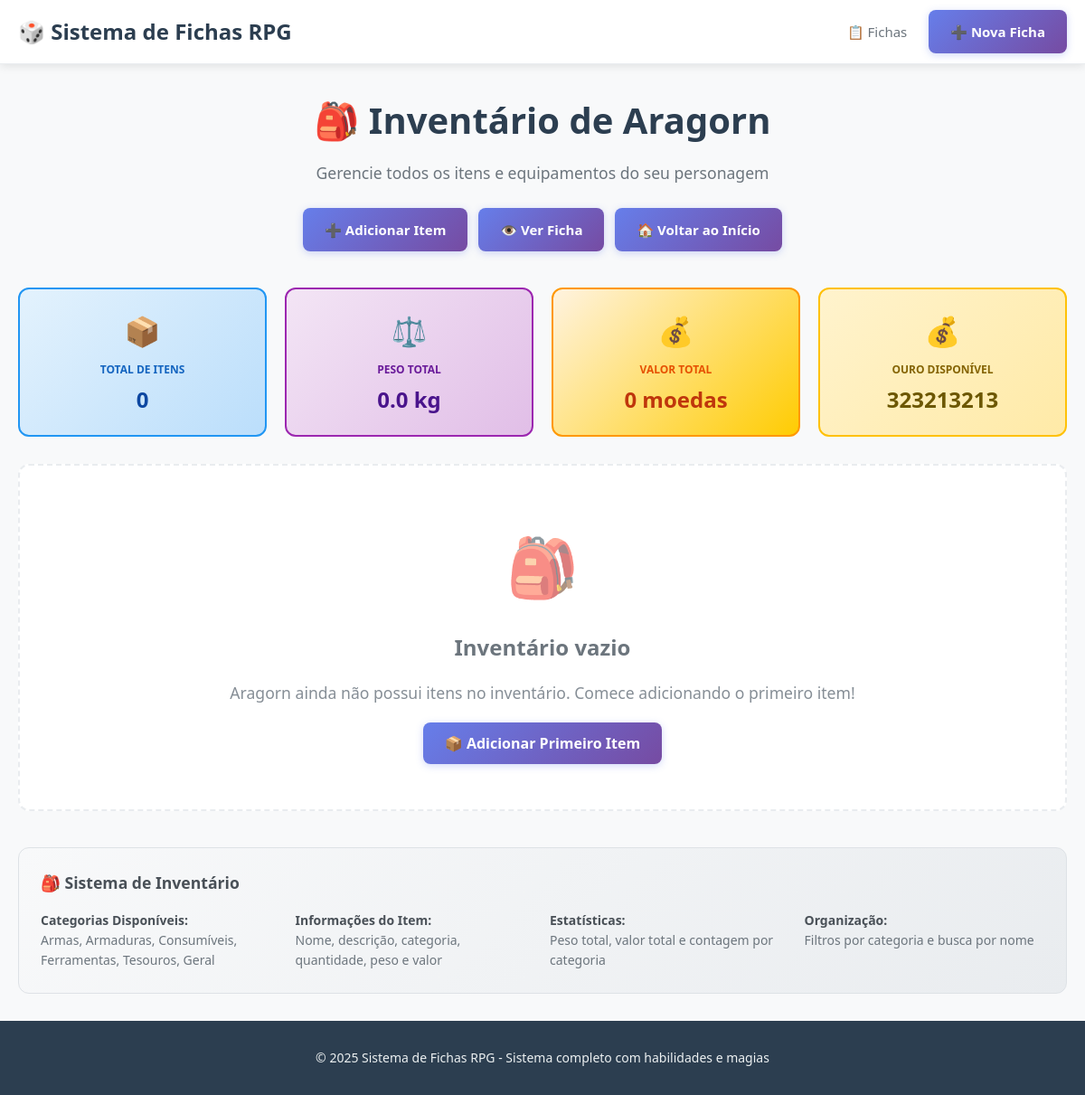
Page /inventario/1 on the earlier database version.
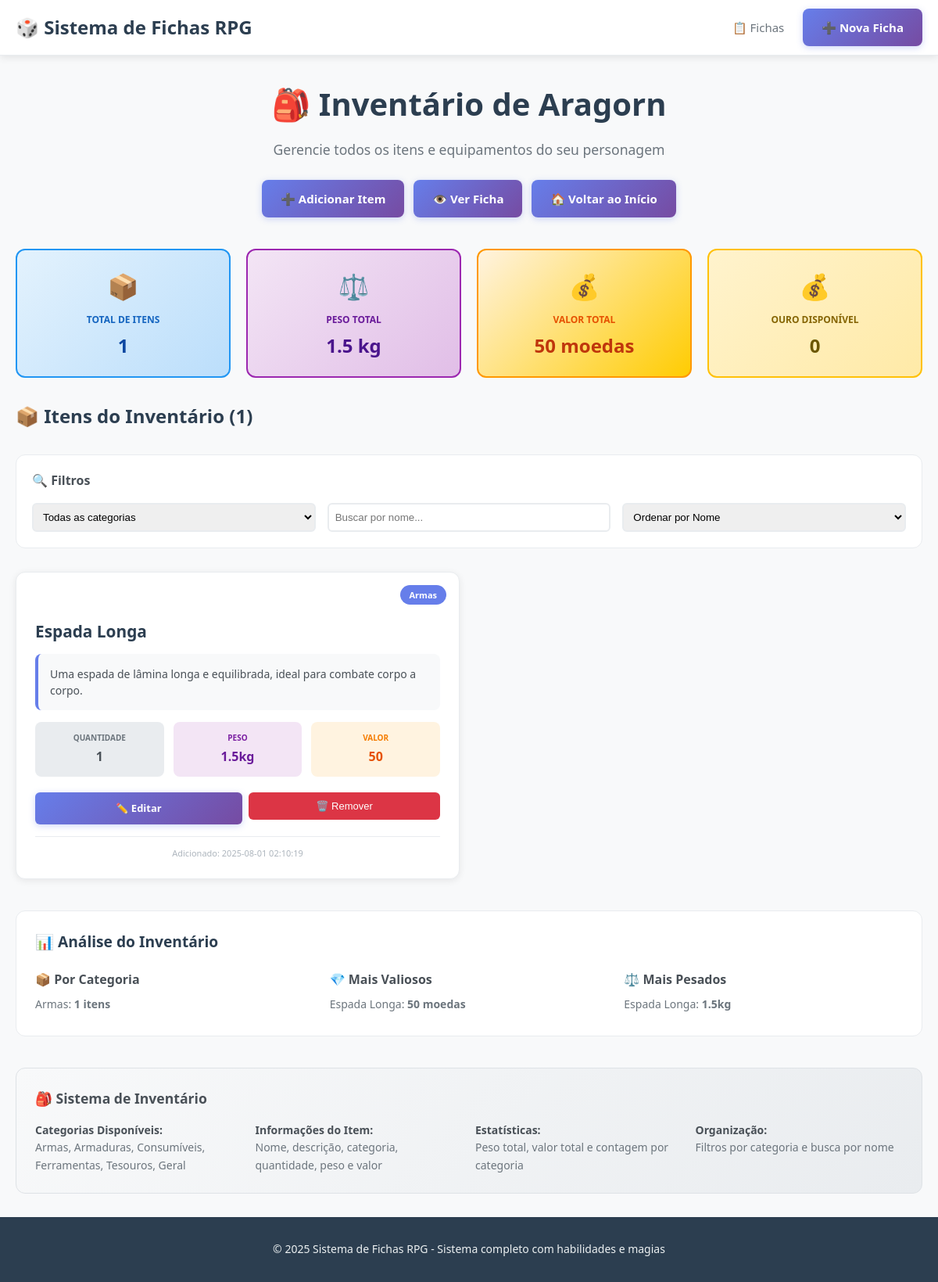
Same page on the later database version.
### tables this page shows
CREATE TABLE fichas (
            id INTEGER PRIMARY KEY AUTOINCREMENT,
            
            -- INFORMAÇÕES BÁSICAS
            nome TEXT NOT NULL,
            tipo_corpo TEXT NOT NULL,
            classe TEXT NOT NULL,
            categoria TEXT NOT NULL,
            historia TEXT,
            elemento TEXT NOT NULL,
            ouro INTEGER DEFAULT 0,
            
            -- STATUS
            vida_atual INTEGER DEFAULT 10,
            vida_maxima INTEGER DEFAULT 10,
            mana_atual INTEGER DEFAULT 10,
            mana_maxima INTEGER DEFAULT 10,
            vigor_atual INTEGER DEFAULT 10,
            vigor_maximo INTEGER DEFAULT 10,
            sanidade_atual INTEGER DEFAULT 100,
            sanidade_maxima INTEGER DEFAULT 100,
            deslocamento INTEGER DEFAULT 0,
            resistencia INTEGER DEFAULT 5,
            armadura_fisica INTEGER DEFAULT 0,
            armadura_magica INTEGER DEFAULT 0,
            
            -- ATRIBUTOS
            forca INTEGER DEFAULT 0,
            destreza INTEGER DEFAULT 0,
            magia INTEGER DEFAULT 0,
            constituicao INTEGER DEFAULT 0,
            agilidade INTEGER DEFAULT 0,
            sabedoria INTEGER DEFAULT 0,
            carisma INTEGER DEFAULT 0,
            fe INTEGER DEFAULT 0,
            
            -- EQUIPAMENTOS
            armadura TEXT,
            arma TEXT,
            complemento TEXT,
            amuleto1 TEXT,
            amuleto2 TEXT,
            
            -- PROFICIÊNCIAS (0-5)
            prof_sobrevivencia INTEGER DEFAULT 0,
            prof_botanica INTEGER DEFAULT 0,
            prof_culinaria INTEGER DEFAULT 0,
            prof_religiao INTEGER DEFAULT 0,
            prof_pescaria INTEGER DEFAULT 0,
            prof_ferraria INTEGER DEFAULT 0,
            prof_artesanato INTEGER DEFAULT 0,
            prof_mixologia INTEGER DEFAULT 0,
            prof_musica INTEGER DEFAULT 0,
            prof_jogos_azar INTEGER DEFAULT 0,
            prof_rataria INTEGER DEFAULT 0,
            prof_navegacao INTEGER DEFAULT 0,
            prof_sacratismo INTEGER DEFAULT 0,
            prof_demonologia INTEGER DEFAULT 0,
            prof_guerra INTEGER DEFAULT 0,
            prof_acrobacia INTEGER DEFAULT 0,
            prof_combate_desarmado INTEGER DEFAULT 0,
            prof_armas_leves INTEGER DEFAULT 0,
            prof_armas_pesadas INTEGER DEFAULT 0,
            prof_armas_longa_distancia INTEGER DEFAULT 0,
            prof_arremesso INTEGER DEFAULT 0,
            
            -- PERÍCIAS MÁGICAS (0-5)
            per_maguslogia INTEGER DEFAULT 0,
            per_magia_elemental INTEGER DEFAULT 0,
            per_magia_obscura INTEGER DEFAULT 0,
            per_magia_estimulo INTEGER DEFAULT 0,
            per_magia_territorial INTEGER DEFAULT 0,
            
            -- RODA DE HABILIDADES
            habilidade_slot_1 INTEGER,
            habilidade_slot_2 INTEGER,
            habilidade_slot_3 INTEGER,
            habilidade_slot_4 INTEGER,
            habilidade_classe INTEGER,
            
            -- METADADOS
            criado_em TIMESTAMP DEFAULT CURRENT_TIMESTAMP,
            atualizado_em TIMESTAMP DEFAULT CURRENT_TIMESTAMP
        );

CREATE TABLE inventario (
            id INTEGER PRIMARY KEY AUTOINCREMENT,
            ficha_id INTEGER NOT NULL,
            
            -- INFORMAÇÕES DO ITEM
            nome TEXT NOT NULL,
            descricao TEXT NOT NULL,
            categoria TEXT DEFAULT 'Geral',
            quantidade INTEGER DEFAULT 1,
            peso REAL DEFAULT 0.0,
            valor INTEGER DEFAULT 0,
            
            -- METADADOS
            criado_em TIMESTAMP DEFAULT CURRENT_TIMESTAMP,
            atualizado_em TIMESTAMP DEFAULT CURRENT_TIMESTAMP,
            
            FOREIGN KEY (ficha_id) REFERENCES fichas(id) ON DELETE CASCADE
        );

### sistema.py (the view)
@app.route('/inventario/<int:ficha_id>')
def gerenciar_inventario(ficha_id):
    conn = get_db_connection()
    try:
        ficha = conn.execute('SELECT * FROM fichas WHERE id = ?', (ficha_id,)).fetchone()
        if ficha is None:
            flash('Ficha não encontrada!', 'error')
            return redirect(url_for('index'))
        itens = conn.execute('''
            SELECT * FROM inventario
            WHERE ficha_id = ?
            ORDER BY categoria, nome
        ''', (ficha_id,)).fetchall()
        total_itens = len(itens)
        peso_total = sum(item['peso'] * item['quantidade'] for item in itens)
        valor_total = sum(item['valor'] * item['quantidade'] for item in itens)
        estatisticas = {
            'total_itens': total_itens,
            'peso_total': peso_total,
            'valor_total': valor_total
        }
        return render_template('gerenciar_inventario.html',
                             ficha=ficha,
                             itens=itens,
                             estatisticas=estatisticas)
    except Exception as e:
        print(f"Erro ao gerenciar inventário: {e}")
        flash(f'Erro ao carregar inventário: {str(e)}', 'error')
        return redirect(url_for('visualizar_ficha', ficha_id=ficha_id))
    finally:
        conn.close()

### sistema.py (called while the page is built)
def get_db_connection():
    conn = sqlite3.connect(DATABASE)
    conn.row_factory = sqlite3.Row
    return conn

### templates/gerenciar_inventario.html (shortened to what the changed rows need)
{% extends "base.html" %}
{% block content %}
<div class="page-header">
    <h1 class="page-title">🎒 Inventário de {{ ficha.nome }}</h1>
    <p class="page-subtitle">
        Gerencie todos os itens e equipamentos do seu personagem
    </p>
    <div style="margin-top: 25px; display: flex; justify-content: center; gap: 12px; flex-wrap: wrap;">
        <a href="{{ url_for('criar_item', ficha_id=ficha.id) }}" class="btn-primary" style="text-decoration: none;">
        </a>
        <a href="{{ url_for('visualizar_ficha', ficha_id=ficha.id) }}" class="btn-primary" style="text-decoration: none;">
        </a>
        <a href="{{ url_for('index') }}" class="btn-primary" style="text-decoration: none;">
        </a>
    </div>
</div>
<div style="display: grid; grid-template-columns: repeat(auto-fit, minmax(200px, 1fr)); gap: 20px; margin-bottom: 30px;">
    <div style="background: linear-gradient(135deg, #e3f2fd, #bbdefb); padding: 20px; border-radius: 12px; text-align: center; border: 2px solid #2196f3;">
        <div style="font-size: 2rem; margin-bottom: 8px;">📦</div>
        <div style="font-size: 12px; color: #1565c0; margin-bottom: 4px; font-weight: 600;">TOTAL DE ITENS</div>
        <div style="font-size: 24px; font-weight: 700; color: #0d47a1;">{{ estatisticas.total_itens }}</div>
    </div>
    <div style="background: linear-gradient(135deg, #f3e5f5, #e1bee7); padding: 20px; border-radius: 12px; text-align: center; border: 2px solid #9c27b0;">
        <div style="font-size: 2rem; margin-bottom: 8px;">⚖️</div>
        <div style="font-size: 12px; color: #6a1b9a; margin-bottom: 4px; font-weight: 600;">PESO TOTAL</div>
        <div style="font-size: 24px; font-weight: 700; color: #4a148c;">{{ "%.1f"|format(estatisticas.peso_total) }} kg</div>
    </div>
    <div style="background: linear-gradient(135deg, #fff3e0, #ffcc02); padding: 20px; border-radius: 12px; text-align: center; border: 2px solid #ff9800;">
        <div style="font-size: 2rem; margin-bottom: 8px;">💰</div>
        <div style="font-size: 12px; color: #e65100; margin-bottom: 4px; font-weight: 600;">VALOR TOTAL</div>
        <div style="font-size: 24px; font-weight: 700; color: #bf360c;">{{ estatisticas.valor_total }} moedas</div>
    </div>
    <div style="background: linear-gradient(135deg, #fff3cd, #ffeaa7); padding: 20px; border-radius: 12px; text-align: center; border: 2px solid #ffc107;">
        <div style="font-size: 2rem; margin-bottom: 8px;">💰</div>
        <div style="font-size: 12px; color: #856404; margin-bottom: 4px; font-weight: 600;">OURO DISPONÍVEL</div>
        <div style="font-size: 24px; font-weight: 700; color: #6c5700;">{{ ficha.ouro }}</div>
    </div>
</div>
{% if itens %}
    <div style="margin-bottom: 30px; display: flex; justify-content: space-between; align-items: center;">
        <h2 style="color: #2c3e50; margin: 0;">📦 Itens do Inventário ({{ itens|length }})</h2>
    </div>
    <div style="background: white; padding: 20px; border-radius: 12px; margin-bottom: 30px; border: 1px solid #e9ecef;">
        <h4 style="margin-bottom: 15px; color: #495057;">🔍 Filtros</h4>
        <div style="display: grid; grid-template-columns: repeat(auto-fit, minmax(200px, 1fr)); gap: 15px;">
            <select id="filtro-categoria" onchange="filtrarItens()" style="padding: 8px; border: 2px solid #e9ecef; border-radius: 6px;">
                <option value="">Todas as categorias</option>
                {% set categorias = itens | map(attribute='categoria') | list | unique | sort %}
            </select>
            <input type="text" id="busca-nome" placeholder="Buscar por nome..." onkeyup="filtrarItens()" style="padding: 8px; border: 2px solid #e9ecef; border-radius: 6px;">
            <select id="ordenar-por" onchange="ordenarItens()" style="padding: 8px; border: 2px solid #e9ecef; border-radius: 6px;">
                <option value="nome">Ordenar por Nome</option>
            </select>
        </div>
    </div>
    <div id="lista-itens" style="display: grid; grid-template-columns: repeat(auto-fill, minmax(400px, 1fr)); gap: 24px;">
        {% for item in itens %}
            <div class="card item-inventario"
                 data-categoria="{{ item.categoria }}"
                 data-nome="{{ item.nome.lower() }}"
                 data-valor="{{ item.valor }}"
                 data-peso="{{ item.peso }}"
                 data-quantidade="{{ item.quantidade }}"
                 style="position: relative; transition: all 0.3s ease;">
                <div style="position: absolute; top: 16px; right: 16px; background: #667eea; color: white; padding: 4px 12px; border-radius: 15px; font-size: 11px; font-weight: 600;">
                    {{ item.categoria }}
                </div>
                <div style="margin-top: {% if item.quantidade > 1 %}45px{% else %}35px{% endif %};">
                    <h3 style="font-size: 1.3rem; font-weight: 700; color: #2c3e50; margin-bottom: 12px;">
                        {{ item.nome }}
                    </h3>
                    <div style="background: #f8f9fa; padding: 15px; border-radius: 8px; margin-bottom: 15px; border-left: 4px solid #667eea;">
                        <div style="color: #495057; font-size: 14px; line-height: 1.5;">{{ item.descricao }}</div>
                    </div>
                    <div style="display: grid; grid-template-columns: repeat(auto-fit, minmax(80px, 1fr)); gap: 12px; margin-bottom: 20px;">
                        <div style="background: #e9ecef; padding: 12px; border-radius: 8px; text-align: center;">
                            <div style="font-size: 10px; color: #6c757d; margin-bottom: 4px; font-weight: 600;">QUANTIDADE</div>
                            <div style="font-size: 16px; font-weight: 700; color: #495057;">{{ item.quantidade }}</div>
                        </div>
                        {% if item.peso > 0 %}
                            <div style="background: #f3e5f5; padding: 12px; border-radius: 8px; text-align: center;">
                                <div style="font-size: 10px; color: #7b1fa2; margin-bottom: 4px; font-weight: 600;">PESO</div>
                                <div style="font-size: 16px; font-weight: 700; color: #6a1b9a;">{{ item.peso }}kg</div>
                            </div>
                        {% endif %}
                        {% if item.valor > 0 %}
                            <div style="background: #fff3e0; padding: 12px; border-radius: 8px; text-align: center;">
                                <div style="font-size: 10px; color: #f57c00; margin-bottom: 4px; font-weight: 600;">VALOR</div>
                                <div style="font-size: 16px; font-weight: 700; color: #e65100;">{{ item.valor }}</div>
                            </div>
                        {% endif %}
                    </div>
                    <div style="display: flex; gap: 8px;">
                        <a href="{{ url_for('editar_item', item_id=item.id) }}"
                           class="btn-primary"
                           style="flex: 1; text-align: center; text-decoration: none; padding: 10px; border-radius: 6px; font-size: 13px;">
                            ✏️ Editar
                        </a>
                        <form method="POST" action="{{ url_for('deletar_item', item_id=item.id) }}"
                              onsubmit="return confirm('Tem certeza que deseja remover {{ item.nome }} do inventário?')"
                              style="flex: 1;">
                            <button type="submit"
                                    style="width: 100%; background: #dc3545; color: white; border: none; padding: 10px; border-radius: 6px; font-size: 13px; cursor: pointer;">
                                🗑️ Remover
                            </button>
                        </form>
                    </div>
                </div>
                <div style="margin-top: 15px; padding-top: 12px; border-top: 1px solid #e9ecef; font-size: 11px; color: #adb5bd; text-align: center;">
                    Adicionado: {{ item.criado_em.split('.')[0] if item.criado_em else 'N/A' }}
                </div>
            </div>
        {% endfor %}
    </div>
    <div style="margin-top: 40px; background: white; padding: 24px; border-radius: 12px; border: 1px solid #e9ecef;">
        <h4 style="margin-bottom: 20px; color: #2c3e50; font-size: 1.2rem;">📊 Análise do Inventário</h4>
        <div style="display: grid; grid-template-columns: repeat(auto-fit, minmax(250px, 1fr)); gap: 20px;">
            <div>
                <strong style="color: #495057; display: block; margin-bottom: 8px;">📦 Por Categoria</strong>
                {% set categoria_stats = {} %}
                {% for categoria, quantidade in categoria_stats.items() %}
                    <div style="font-size: 14px; color: #6c757d; margin-bottom: 4px;">
                        {{ categoria }}: <span style="font-weight: 600;">{{ quantidade }} itens</span>
                    </div>
                {% endfor %}
            </div>
            <div>
                <strong style="color: #495057; display: block; margin-bottom: 8px;">💎 Mais Valiosos</strong>
                {% set itens_valiosos = itens | sort(attribute='valor', reverse=true) | list %}
                {% for item in itens_valiosos[:3] %}
                    {% if item.valor > 0 %}
                        <div style="font-size: 14px; color: #6c757d; margin-bottom: 4px;">
                            {{ item.nome }}: <span style="font-weight: 600;">{{ item.valor }} moedas</span>
                        </div>
                    {% endif %}
                {% endfor %}
            </div>
            <div>
                <strong style="color: #495057; display: block; margin-bottom: 8px;">⚖️ Mais Pesados</strong>
                {% set itens_pesados = itens | sort(attribute='peso', reverse=true) | list %}
                {% for item in itens_pesados[:3] %}
                    {% if item.peso > 0 %}
                        <div style="font-size: 14px; color: #6c757d; margin-bottom: 4px;">
                            {{ item.nome }}: <span style="font-weight: 600;">{{ item.peso }}kg</span>
                        </div>
                    {% endif %}
                {% endfor %}
            </div>
        </div>
    </div>
{% else %}
    <div class="empty-state">
        <div class="empty-state-icon">🎒</div>
        <h3>Inventário vazio</h3>
        <p>{{ ficha.nome }} ainda não possui itens no inventário. Comece adicionando o primeiro item!</p>
        <a href="{{ url_for('criar_item', ficha_id=ficha.id) }}" class="btn-primary" style="text-decoration: none; font-size: 16px;">
            📦 Adicionar Primeiro Item
        </a>
    </div>
{% endif %}
{% endblock %}

Differences in the rows shown:
changed fichas "Aragorn": ouro "323213213" → "0"; nome "Aragorn" → (not shown)
added inventario: categoria "Armas", nome "Espada Longa", descricao "Uma espada de lâmina longa e equilibrada, ideal para combate corpo a corpo.", quantidade "1", peso "1.5", valor "50", criado_em "2025-08-01 02:10:19"
Other differences:
{{ estatisticas.total_itens }}: "0" → "1"
{{ "%.1f"|format(estatisticas.peso_total) }}: "0.0" → "1.5"
{{ estatisticas.valor_total }}: "0" → "50"
{{ itens|length }}: (not shown) → "1"
form field value: (not shown) → "Todas as categorias"
form field value: (not shown) → "Ordenar por Nome"
text no longer shown: "🎒 Inventário vazio ainda não possui itens no inventário. Comece adicionando o primeiro item! 📦 Adicionar Primeiro Item"
text now shown: "📦 Itens do Inventário ( ) 🔍 Filtros 📊 Análise do Inventário 📦 Por Categoria 💎 Mais Valiosos ⚖️ Mais Pesados"
